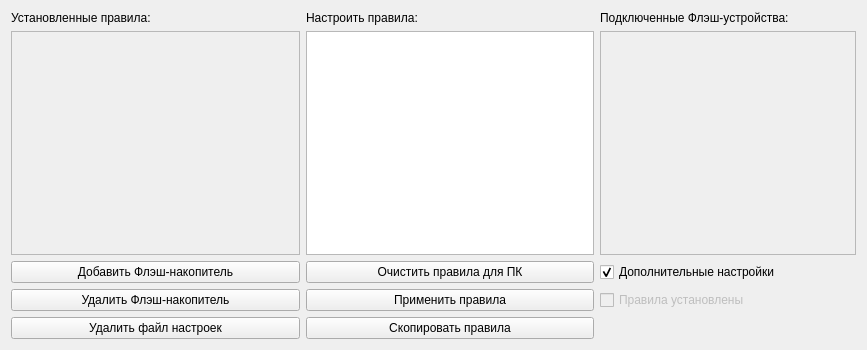
<?xml version="1.0" encoding="UTF-8"?>
<ui version="4.0">
 <class>MainWindow</class>
 <widget class="QMainWindow" name="MainWindow">
  <property name="geometry">
   <rect>
    <x>0</x>
    <y>0</y>
    <width>867</width>
    <height>350</height>
   </rect>
  </property>
  <property name="windowTitle">
   <string>FlashSecure</string>
  </property>
  <widget class="QWidget" name="centralWidget">
   <property name="sizePolicy">
    <sizepolicy hsizetype="MinimumExpanding" vsizetype="MinimumExpanding">
     <horstretch>0</horstretch>
     <verstretch>0</verstretch>
    </sizepolicy>
   </property>
   <property name="autoFillBackground">
    <bool>true</bool>
   </property>
   <layout class="QGridLayout" name="gridLayout_2">
    <item row="0" column="0">
     <layout class="QGridLayout" name="glButtonMenu">
      <item row="5" column="2">
       <widget class="QCheckBox" name="cbDevRulesInstalled">
        <property name="enabled">
         <bool>false</bool>
        </property>
        <property name="text">
         <string>Правила установлены</string>
        </property>
        <property name="checkable">
         <bool>true</bool>
        </property>
       </widget>
      </item>
      <item row="1" column="2">
       <widget class="QListWidget" name="lwConnectedUSBS">
        <property name="enabled">
         <bool>false</bool>
        </property>
        <property name="sizePolicy">
         <sizepolicy hsizetype="Preferred" vsizetype="Preferred">
          <horstretch>0</horstretch>
          <verstretch>0</verstretch>
         </sizepolicy>
        </property>
       </widget>
      </item>
      <item row="4" column="1">
       <widget class="QPushButton" name="pbClearFlashes">
        <property name="text">
         <string>Очистить правила для ПК</string>
        </property>
       </widget>
      </item>
      <item row="5" column="0">
       <widget class="QPushButton" name="pbDeleteFlash">
        <property name="text">
         <string>Удалить Флэш-накопитель</string>
        </property>
       </widget>
      </item>
      <item row="4" column="0">
       <widget class="QPushButton" name="pbAddFlash">
        <property name="text">
         <string>Добавить Флэш-накопитель</string>
        </property>
       </widget>
      </item>
      <item row="6" column="1">
       <widget class="QPushButton" name="pbDevCopyRules">
        <property name="text">
         <string>Скопировать правила</string>
        </property>
       </widget>
      </item>
      <item row="0" column="2">
       <widget class="QLabel" name="label_2">
        <property name="text">
         <string>Подключенные Флэш-устройства:</string>
        </property>
       </widget>
      </item>
      <item row="4" column="2">
       <widget class="QCheckBox" name="cbDevTools">
        <property name="text">
         <string>Дополнительные настройки</string>
        </property>
        <property name="checked">
         <bool>true</bool>
        </property>
       </widget>
      </item>
      <item row="6" column="0">
       <widget class="QPushButton" name="pbDevDeleteTmpRules">
        <property name="text">
         <string>Удалить файл настроек</string>
        </property>
       </widget>
      </item>
      <item row="5" column="1">
       <widget class="QPushButton" name="pbRecreateRulesFile">
        <property name="enabled">
         <bool>true</bool>
        </property>
        <property name="text">
         <string>Применить правила</string>
        </property>
       </widget>
      </item>
      <item row="0" column="0">
       <widget class="QLabel" name="label">
        <property name="text">
         <string>Установленные правила:</string>
        </property>
       </widget>
      </item>
      <item row="0" column="1">
       <widget class="QLabel" name="label_3">
        <property name="text">
         <string>Настроить правила:</string>
        </property>
       </widget>
      </item>
      <item row="1" column="0">
       <widget class="QListWidget" name="lwInstalledRules">
        <property name="enabled">
         <bool>false</bool>
        </property>
       </widget>
      </item>
      <item row="1" column="1">
       <widget class="QListWidget" name="lwRules">
        <property name="enabled">
         <bool>true</bool>
        </property>
       </widget>
      </item>
     </layout>
    </item>
   </layout>
  </widget>
  <action name="aHelp">
   <property name="text">
    <string>Справка</string>
   </property>
  </action>
  <action name="aAbout">
   <property name="text">
    <string>О программе</string>
   </property>
  </action>
 </widget>
 <layoutdefault spacing="6" margin="11"/>
 <resources/>
 <connections/>
</ui>
